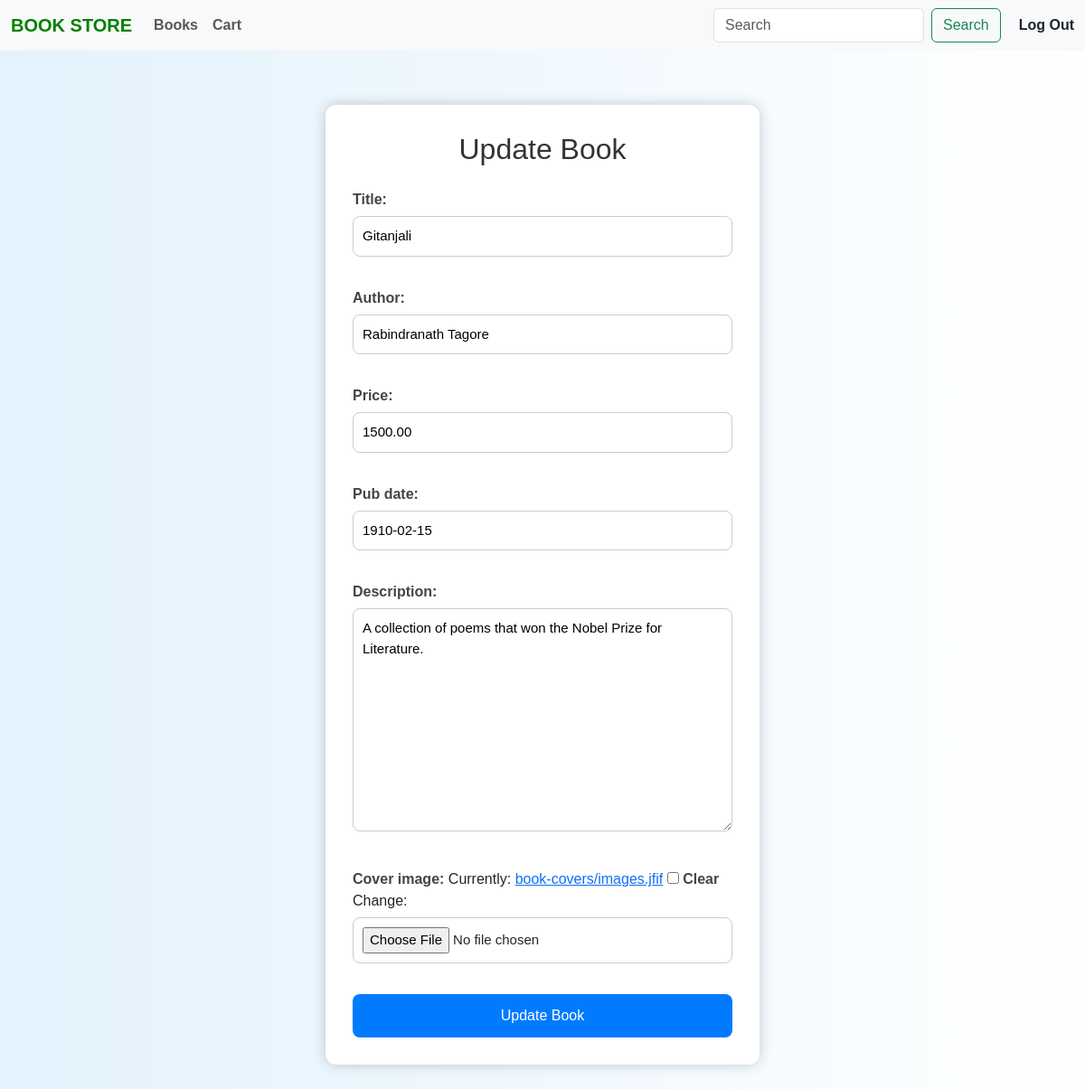
/updatebook/11 (signed in), run on the app's committed database.
### myapp/models.py (models this page shows, shortened)
class Book(models.Model):
    title=models.CharField(max_length=100)
    author=models.CharField(max_length=100)
    price=models.DecimalField(max_digits=6 ,decimal_places=2)
    pub_date=models.DateField()
    description=models.TextField()
    cover_image=models.ImageField(upload_to='book-covers/', null=True,blank=True)

### myapp/views.py (the view)
# urls.py: path("updatebook/<int:id>",views.update_book, name="updatebook"),
@login_required
def update_book(request,id):
    book=Book.objects.get(id=id)
    form=BookForm(request.POST or None,request.FILES or None,instance=book)
    if form.is_valid():
        form.save()
        return redirect('viewbook')
    return render(request,"updatebook.html",{'ab':form})

### myapp/forms.py
class BookForm(forms.ModelForm):
    class Meta:
        model=Book
        fields=['title','author','price','pub_date','description','cover_image']
        widgets = {'book_name': forms.TextInput(attrs={'class':'form-control'}),}

### myapp/templates/updatebook.html (shortened to what this page needs)
{% extends 'base.html' %}
{% block content %}
<div class="container">
<h2>Update Book</h2>
<form method="post" enctype="multipart/form-data">
    {{ ab.as_p }}
    <input type="submit" value="Update Book">
</form>
</div>
{% endblock %}

### myapp/templates/updatebook.html (style rules this page uses)
body { background: linear-gradient(to right,#e3f2fd,#ffffff); font-family: Arial, Helvetica, sans-serif; }
.container { width: 40%; margin: 60px auto; background: white; padding: 30px; border-radius: 12px; box-shadow: 0px 0px 15px rgba(0,0,0,0.2); }
h2 { text-align: center; margin-bottom: 25px; color: #333; }
form input[type="text"], form input[type="number"], form input[type="email"], form input[type="file"], form textarea, form select { width: 100%; padding: 10px; margin-top: 6px; margin-bottom: 18px; border-radius: 8px; border: 1px solid #ccc; font-size: 15px; transition: 0.3s; }
form label { font-weight: bold; color: #444; }
input[type="submit"] { width: 100%; padding: 12px; background-color: #007BFF; border: none; color: white; font-size: 16px; border-radius: 8px; cursor: pointer; transition: 0.3s; }

### data on the page
Book: title "Gitanjali", author "Rabindranath Tagore", price "1500.00", pub_date "1910-02-15", description "A collection of poems that won the Nobel Prize for Literature."
